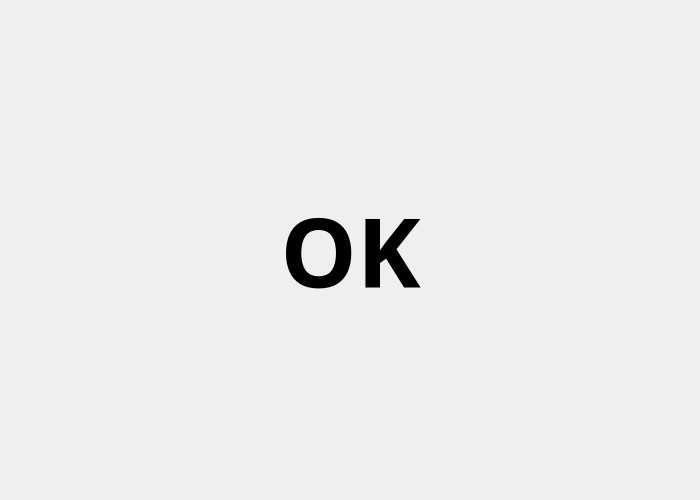
<?xml version="1.0" encoding="UTF-8"?>
<ui version="4.0">
 <class>OkNgDialog</class>
 <widget class="QDialog" name="OkNgDialog">
  <property name="geometry">
   <rect>
    <x>0</x>
    <y>0</y>
    <width>700</width>
    <height>500</height>
   </rect>
  </property>
  <property name="font">
   <font>
    <family>微软雅黑</family>
    <pointsize>10</pointsize>
   </font>
  </property>
  <property name="windowTitle">
   <string>状态框</string>
  </property>
  <widget class="QLabel" name="OKNGText">
   <property name="geometry">
    <rect>
     <x>0</x>
     <y>0</y>
     <width>701</width>
     <height>501</height>
    </rect>
   </property>
   <property name="font">
    <font>
     <pointsize>72</pointsize>
     <weight>75</weight>
     <bold>true</bold>
    </font>
   </property>
   <property name="text">
    <string>OK</string>
   </property>
   <property name="alignment">
    <set>Qt::AlignCenter</set>
   </property>
  </widget>
 </widget>
 <resources/>
 <connections/>
</ui>
